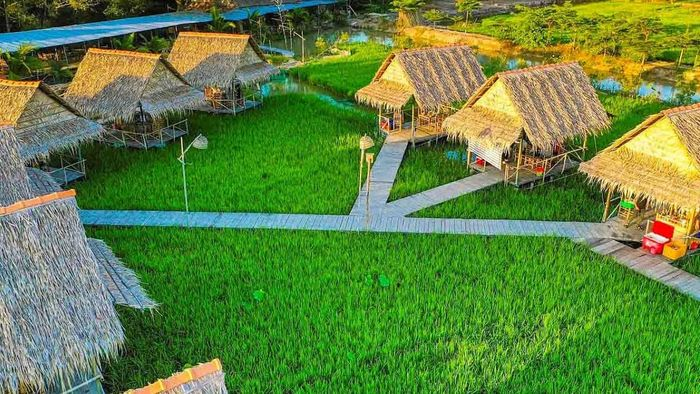
#> input picture case-study/input.jpg, 700 x 394 px
$ python case-study.py
#> lines starting #> are read from the running program, lines starting #| are printed output that depends on the picture
### case-study/core/convert_image.py
from PIL import Image

def convert_jpg_to_bmp(input_path, output_path):
    """
    Chuyển đổi một ảnh JPG sang BMP.
    """
#> called with input_path = 'input.jpg', output_path = 'input.bmp'
    img = Image.open("input.jpg")
#> img is the input picture: PIL image 700x394 RGB; mean R, G, B 96, 131.5, 64
    img.convert("RGB").save("input.bmp")

# [27 lines left out: functions convert_png_to_bmp, convert_bmp_to_jpg, not called in this run]

### case-study/core/case_study_function_compress_image.py
#!/bin/python3
# Author: KhanhECB
# Date: 23/4/2025

from PIL import Image
import sys
from pathlib import Path
from concurrent.futures import ProcessPoolExecutor
from bitarray import bitarray
from bitarray import bitarray

# [46 lines left out: functions compess_chunk, split_bits, compress_row, compress_in_executor, not called in this run]

def compress_image(in_filename, out_filename, executor=None):
    """
    Tải ảnh BMP từ in_file, nén ảnh và lưu vào out_file.
    """
#> called with in_filename = 'input.bmp', out_filename = 'input.rle'

    executor = executor if executor else ProcessPoolExecutor()

    with Image.open(in_filename) as image:
        image_bw = image.convert('1')  # Chuyển sang ảnh 1-bit đen trắng
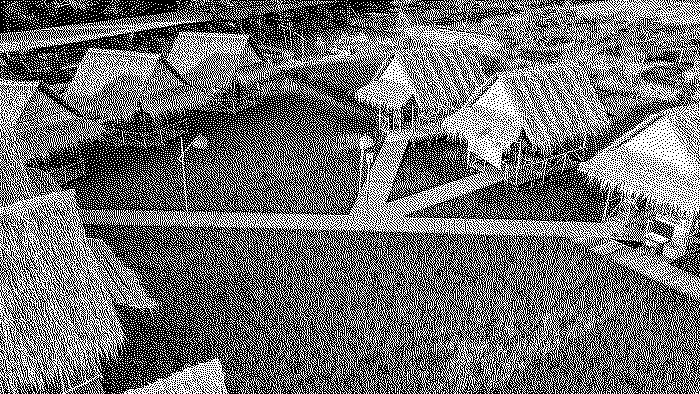
#> image_bw: PIL image 700x394 1; 44.2% white in thin lines or dots
        pixels = image_bw.getdata()
        bits = bitarray([1 if pixel else 0 for pixel in pixels])
        width, height = image.size

    compressed = compress_in_executor(executor, bits, width)

    with open(out_filename, 'wb') as file:
        file.write(width.to_bytes(2, 'little'))
        file.write(height.to_bytes(2, 'little'))
        file.write(compressed)

# [12 lines left out: functions single_image_main, compress_dir, not called in this run]

def dir_images_main():
    in_dir, out_dir = (Path(p) for p in sys.argv[1:3])
    compress_dir(in_dir, out_dir)

### case-study/core/case_study_function_decompress_image.py
#!/bin/python3
# Author: KhanhECB
# Date: 23/4/2025
# Description: Decompress a compressed image file and save it as a BMP file.

import sys
from PIL import Image

# [19 lines left out: function decompress, not called in this run]


def decompress_image(input_file, output_file):
    """
    Giải nén file RLE thành ảnh BMP.
    Args:
        input_file (str): Đường dẫn file RLE đầu vào.
        output_file (str): Đường dẫn file BMP đầu ra.
    """
    with open(input_file, 'rb') as file:
        width = int.from_bytes(file.read(2), 'little')
        height = int.from_bytes(file.read(2), 'little')
        bytes_data = file.read()
    image = decompress(width, height, bytes_data)
    image.save(output_file, 'BMP')

### case-study/case-study.py
#!/bin/python3
# Author: KhanhECB
# Date: 24/4/2025
# Description: Convert JPG to BMP, compress BMP to RLE, and decompress RLE to BMP

from core import case_study_function_compress_image as compress_image
from core import case_study_function_decompress_image as decompress_image
from core import convert_image

result_folder_path = "result"

# Convert JPG to BMP
convert_image.convert_jpg_to_bmp("input.jpg", "input.bmp")

# Convert BMP to RLE
compress_image.compress_image("input.bmp", "input.rle")
#> (the call stopped at in compress_image, `bits = bitarray([1 if pixel else 0 for pixel in pixels])`: bitarray is not available in this run)

# Decompress RLE to BMP
decompress_image.decompress_image("input.rle", "output.bmp")
#> (the run stopped early here; a loop or call above may not have finished)
